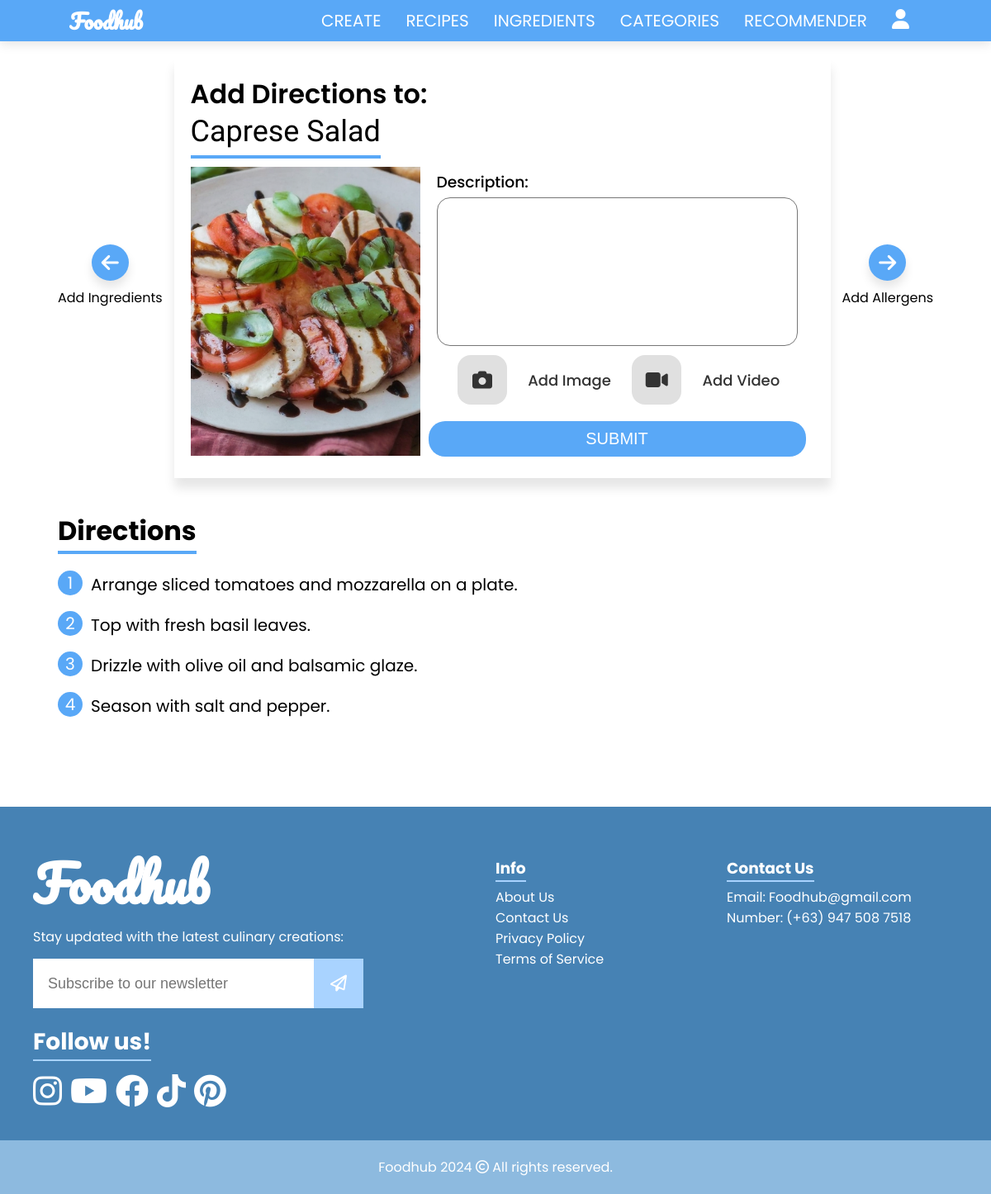
Before: /add_step/Caprese Salad (signed in) with the older database file.
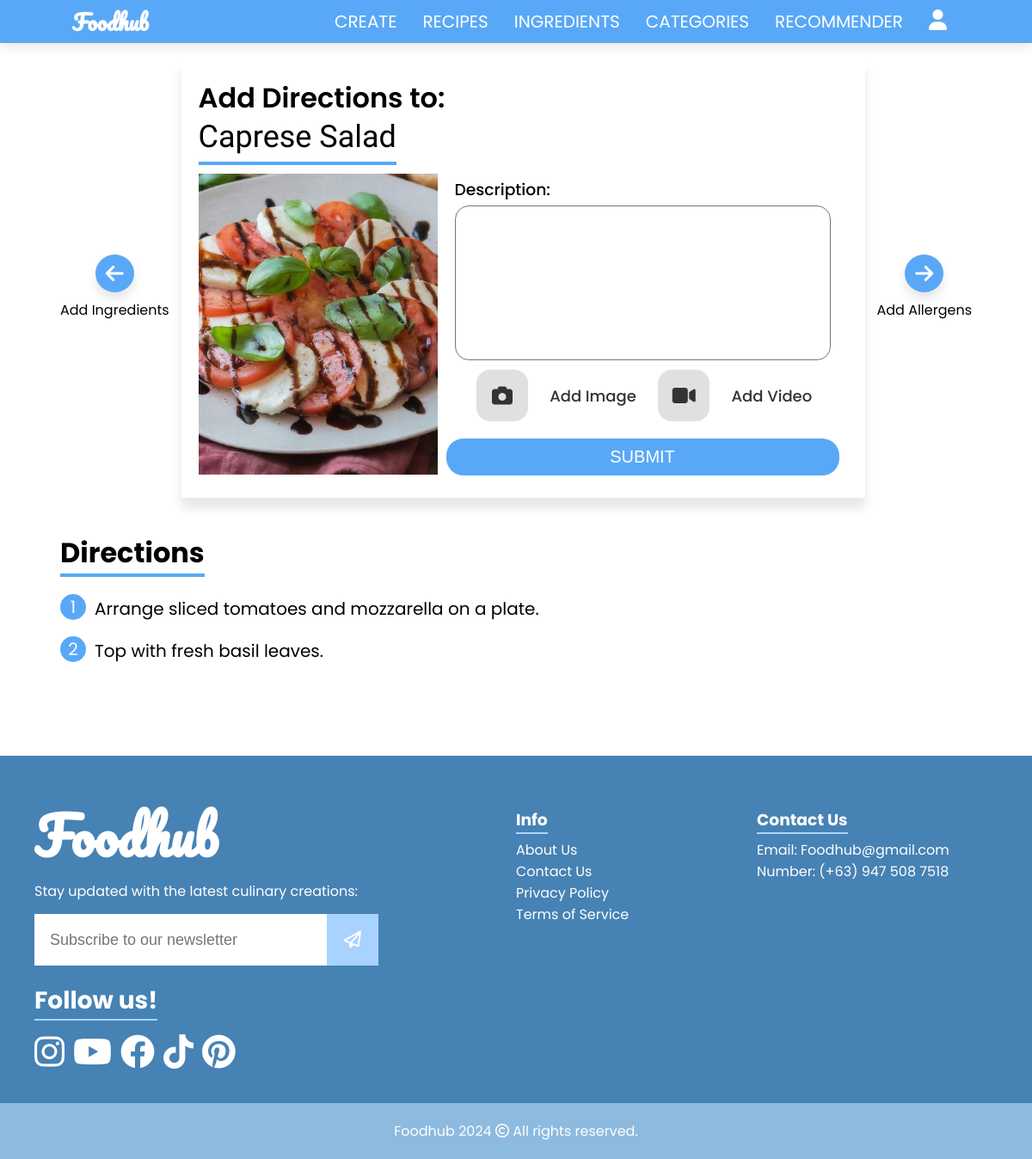
After: the same page with the newer database file.
### foodhub/models.py (models this page shows, shortened)
class Step(models.Model):
    recipe = models.ForeignKey('Recipe', on_delete=models.CASCADE, related_name="recipe_step", default=None)
    description = models.TextField()
    image = models.ImageField(upload_to="media", blank=True, null=True)
    video = models.FileField(upload_to="videos", blank=True, null=True)

### foodhub/views/views.py (the view)
# urls.py: path("add_step/<str:recipe_name>", views.add_step, name="add_step"),
@login_required(login_url='/login')
def add_step(request, recipe_name):
    recipe = Recipe.objects.get(name=recipe_name)
    if request.method == 'POST' and 'add_step' in request.POST:
        form = StepForm(request.POST)
        if form.is_valid():
            step = form.save(commit=False)
            description = form.cleaned_data["description"]
            image = form.cleaned_data["image"]
            video = form.cleaned_data["video"]
            step.recipe = recipe
            Step.objects.create(description=description, image=image, video=video, recipe=recipe)
            return redirect("add_step", recipe_name=recipe_name)
    elif request.method == 'POST' and 'delete_step' in request.POST:
        step_id = request.POST.get('delete_step')
        step = Step.objects.get(id=step_id, recipe=recipe)
        step.delete()
        return redirect("add_step", recipe_name=recipe_name)
    else:
        form = StepForm()
    return render(request, "foodhub/add_step.html", {
        "form": form,
        "recipe": recipe,
        "steps": Step.objects.filter(recipe=recipe)
    })

### foodhub/views/views.py
class StepForm(forms.ModelForm):
    class Meta:
        model = Step
        fields = ['description', 'image', 'video']

### foodhub/templates/foodhub/add_step.html (shortened to what this page needs)
{% extends "foodhub/layout.html" %}
{% block body %}
<div class="container-and-link">
    <div class="button-container left">
        <button>
            <a href="{% url 'add_ingredient' recipe.name %}">
                <i class="fa-solid fa-arrow-left"></i>
            </a>
        </button>
        <span class="button-label">Add Ingredients</span>
    </div>
    <div class="direction-form-container">
        <h1>Add Directions to: </h1><span>{{ recipe.name }}</span>
        <div class="direction-content">
            <div class="direction-form-image">
                <img src="{{ recipe.image.url }}" alt="" width="100%" height="100%">
            </div>
            <div class="direction-form">
                <form action= "{% url 'add_step' recipe.name %}" method="post" enctype="multipart/form-data">
                    <div id="direction-forms">
                        <div class="direction-form">
                            <h3>Description: </h3>{{ form.description }}
                            <div class="direction-add-media">
                                <label class="direction-add-image" id="add-step-image" for="image-upload">
                                    <i class="fa-solid fa-camera"></i>
                                </label>
                                <h3>Add Image</h3>
                                <label class="direction-add-video" id="add-step-video" for="video-upload">
                                    <i class="fa-solid fa-video"></i>
                                </label>
                                <h3>Add Video</h3>
                            </div>
                        </div>
                    </div>
                    <button type="submit" name="add_step">Submit</button>
                </form>
            </div>
        </div>
    </div>
    <div class="button-container right">
        <button>
            <a href="{% url 'add_allergens' recipe.name %}">
                <i class="fa-solid fa-arrow-right"></i>
            </a>
        </button>
        <span class="button-label">Add Allergens</span>
    </div>
</div>
<div class="directions-container">
    <h1>Directions</h1>
    <ul class="directions-list">
        <form action="{% url 'add_step' recipe.name %}" method="post" id="delete-step-form">
            {% for step in steps %}
                <li data-step-id="{{ step.id }}">{{ step.description }}</li>
            {% endfor %}
        </form>
    </ul>
</div>
{% endblock %}

Changed rows visible on the page:
removed Step: description "Drizzle with olive oil and balsamic glaze."
removed Step: description "Season with salt and pepper."
